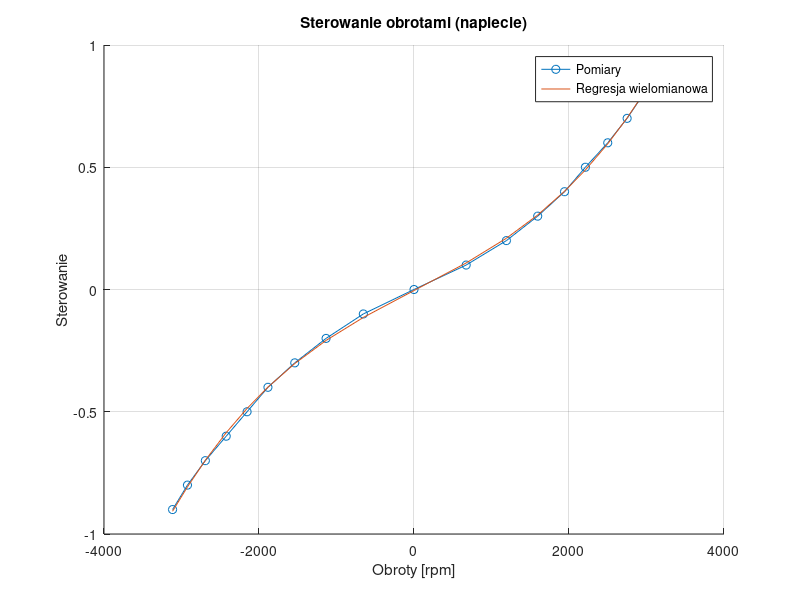
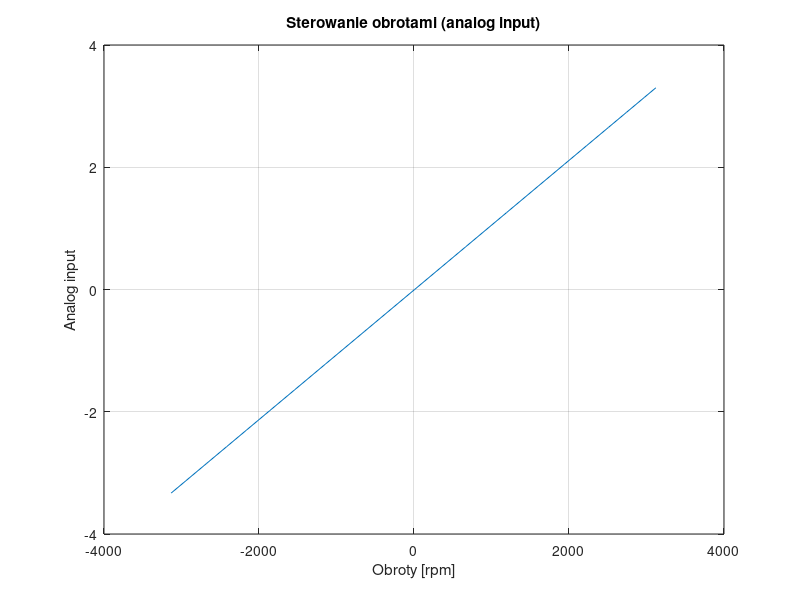

Reproduce these figures in MATLAB, in order. (Note: this script raises an error after producing the figures.)
close all
clear
%% Charakterystyka statyczna silnika
u_wew = -0.9:0.1:0.9;
c = 0.52;
napiecie = [-1.62,-1.52,-1.4,-1.26,-1.12,-0.98,-0.8,-0.59,-0.34,0,0.35,0.62,0.83,1.01,1.15,1.3,1.43,1.54,1.64];
analog_input = [-3.33,-3.13,-2.85,-2.57,-2.3,-1.98,-1.64,-1.22,-0.69,0,0.7,1.26,1.69,2.05,2.35,2.65,2.9,3.14,3.3];
rpm = napiecie./c.*1000;
wsp = polyfit(rpm,u_wew,3);
analog_wsp = polyfit(analog_input,rpm,1);

figure;
grid on; hold on;
title('Sterowanie obrotami (napiecie)'); ylabel('Sterowanie'); xlabel('Obroty [rpm]')
plot(rpm,u_wew,'o-'); plot(rpm,polyval(wsp,rpm));
legend('Pomiary','Regresja wielomianowa')

figure;
plot(polyval(analog_wsp,analog_input),analog_input)
grid on
title('Sterowanie obrotami (analog input)')
ylabel('Analog input'); xlabel('Obroty [rpm]')
%% Wyznaczanie K dla silnika
load dane

t = u.time;
u = u.signals.values;
y = y.signals.values;

x0 = y(1); K_pocz = 1000;
cel = @(K) cel_00([x0,K],u,t,y);
K_min = fminsearch(cel,K_pocz);

[t,x]=rk4(0,u,t(end),K_min);
figure; plot(t,x,t,y); grid on;title("Wyznaczenie K dla silnika"); legend('Model','Rzeczywiste')
%% Siła ciągu
sila = [-62,-53,-48,-40,-34,-26,-20,-14,-7,-2,0,3,9,18,26,38,50,56,68,80,90,95]*9.81/1000;
rpm = [-3217,-3000,-2815,-2655,-2406,-2170,-1885,-1548,-1135,-655,0,655,1150,1545,1875,2180,2455,2533,2814,2970,3140,3240];

wsp_ciag = polyfit(rpm,sila,3);

figure; grid on; hold on 
plot(rpm,polyval(wsp_ciag,rpm)); plot(rpm,sila);
title('Siła ciągu śmigła'); ylabel('Siła [N]'); xlabel('Obroty [rpm]')
legend('Model','Rzeczywiste',Location='northwest')
%% Równanie wychylenia dla zerowego sterowania
load angle_helikopter.mat
angle = angle_helikopter.signals(1).values;
angle = angle(100:end);
tm = angle_helikopter.time;
tm = tm(100:end);

x0 = [0;0]; T0 = tm(2)-tm(1);
x0(1) = angle(1); x0(2) = (angle(2)-angle(1))/(T0);
a=0.01;c=5;al=0.49;
LB = [-100 -100 0 3 0]'; UB = [100 100 2 15 15]';
options = optimset('display','iter');
[xopt,resnorm,resiudal,exitflag,output,lambda,jacobian] =...
lsqnonlin('cel_01',[x0;a;c;al],LB,UB,options,tm,angle);
x0=xopt(1:2);a=xopt(3); c=xopt(4); al=xopt(5); 

[t,x] = ode45(@(t,x) rhs_01(t,x,a,c,al),tm,x0);
figure; plot(t,x(:,1),tm,angle); grid on; legend("Model","Rzeczywiste")
%% Parametr kp
load oscylacje_ze_sterowaniem.mat
u = u_signal.signals(1).values;
ym = y_signal.signals(1).values;
tm = y_signal.time;
x0 = [0;0;0];

k=12; ym = ym(k:end,:); tm = tm(k:end,1); u = u(k:end,1);
T0=tm(2)-tm(1);

n0=1; n1=length(tm); tm=tm(n0:n1); ym=ym(n0:n1,:); tm=tm-tm(1); u=u(n0:n1);
x0(1,1)=ym(1,1); x0(2,1)=(ym(5,1)-ym(1,1))/(5*T0); x0(3,1)=ym(1,2);

b=0*0.0107388; d=4.5646;
LB=[-100 -1000 -20000 -10 -30]';UB=[100 1000 20000 10 500]';
options=optimset('display','iter');

[xopt,resnorm,residual,exitflag,output,lambda,jacobian]=...
lsqnonlin('cel_02',[x0;b;d],LB,UB,options,u,tm,ym);

x0=xopt(1:3);b=xopt(4);d=xopt(5);
[t,x]=rk4_01(x0,u,tm(end),b,d);
t = (0:0.01:t)';
figure;plot(t,x(:,1),tm,ym(:,1));grid on; legend("Model","Rzeczywiste")
%% Regulator LQ

[xr,ur] = get_eqpoint(0);
[A,B,C,D] = get_abcd(xr);
G=[0 0;1 0;0 1];
sg1=1e-1;sg2=0.5;Q=diag([sg1^2 sg2^2]);
sgv1=1e-1;sgv2=0.02;R=diag([sgv1^2 sgv2^2]);

% LQ controller 
L=lqe(A,G,C,Q,R);
Q=diag([1 100 1]);R=1;
K=lqr(A,B,Q,R);% LQ gain
% LQ controller with integrator
A1=[A zeros(3,1);1 zeros(1,3)];B1=[B;0]; 
Q1=diag([100000 100 0.01 100]);R1=1e4;
K=lqr(A1,B1,Q1,R1);% LQ with integrator gain
%%
load 'pomiary_lq (1).mat'

x3_pomiar = x3_pomiar1.signals.values;
x3_kalman = x3_kalman2.signals.values;
calka_bledu_ = calka_bledu.signals.values;

x2_kalman = x2_kalman1.signals.values;
u_lq = u_lq.signals.values;
t = x1_pomiar.time;

x1_pomiar_val = x1_pomiar.signals.values;
x1_kal = x1_kalman.signals.values;

% Subploty dla x1, x2 i x3
figure;

% Wykres dla x1 (Położenie śmigła)
subplot(3, 1, 1);
plot(t, x1_kal, 'LineWidth', 2); % Estymowana wartość
hold on;
plot(t, x1_pomiar_val, 'LineWidth', 2); % Rzeczywisty pomiar
grid on;
title("Położenie śmigła x1 ");
xlabel("Czas [s]");
ylabel("wychylenie [°]");
legend("Estymowana wartość", "Rzeczywisty pomiar");

% Wykres dla x2 (Prędkość belki)
subplot(3, 1, 2);
plot(t, x2_kalman, 'LineWidth', 2); % Estymowana wartość
grid on;
title("Prędkość belki");
xlabel("Czas [s]");
ylabel("ω[rad/s]");
legend("Estymowana wartość");

% Wykres dla x3 (Prędkość śmigła)
subplot(3, 1, 3);
plot(t, x3_kalman, 'LineWidth', 3); % Estymowana wartość
hold on;
plot(t, x3_pomiar, 'LineWidth', 2); % Rzeczywisty pomiar
grid on;
title("Prędkość śmigła");
xlabel("Czas [s]");
ylabel("ω[RPM]");
legend("Estymowana wartość", "Rzeczywisty pomiar");
hold off;

% Wykres sterowania
figure;
plot(t, u_lq, 'LineWidth', 2);
grid on;
title("Sterowanie");
xlabel("Czas [s]");
ylabel("u");
legend("Sterowanie");

% Wykres całki błędu
figure;
plot(t, calka_bledu_, 'LineWidth', 2);
grid on;
title("Całka błędu");
xlabel("Czas [s]");
ylabel("Całka błędu");

